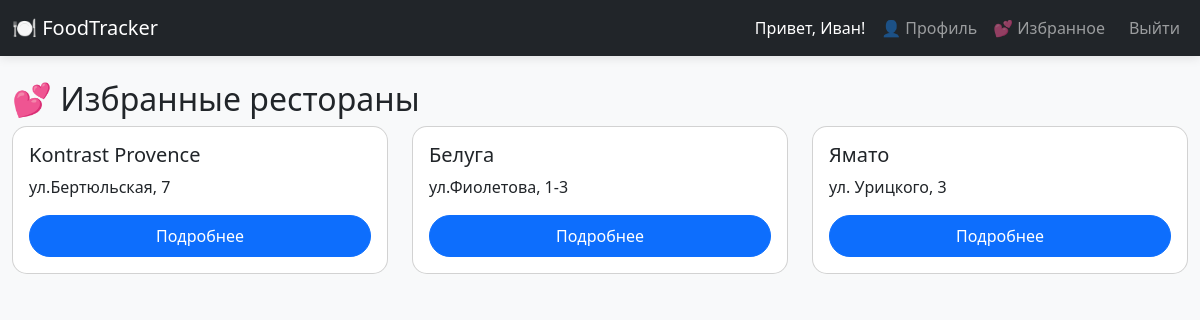
Screenshot of /favourites.php (signed in) with the database file from the repository.
### tables this page shows
CREATE TABLE `places` (
  `id` int(11) NOT NULL,
  `name` varchar(150) NOT NULL,
  `address` varchar(255) DEFAULT NULL,
  `cuisine_type` varchar(50) DEFAULT NULL
);

### favourites.php (called while the page is built, shortened)
<?php
require 'config.php';
require 'Models/models.php';
$favourites = getFavouritesByUserId($pdo, $_SESSION['user_id']);
include 'views/favourites.view.php';
?>

### Models/models.php (called while the page is built, shortened)
<?php
function getFavouritesByUserId($pdo, $user_id) {
    $sql = "SELECT places.id, places.name, places.address, places.cuisine_type
            FROM places
            JOIN favourites ON places.id = favourites.place_id
            WHERE favourites.user_id = :user_id
            ORDER BY places.name";
    $stmt = $pdo->prepare($sql);
    $stmt->execute(['user_id' => $user_id]);
    return $stmt->fetchAll();
}
?>

### views/favourites.view.php (the view, shortened to what this page needs)
<!DOCTYPE html>
<html lang="en">
<head>
    <link href="https://cdn.jsdelivr.net/npm/bootstrap@5.3.0/dist/css/bootstrap.min.css" rel="stylesheet">
    <link href="css/style.css" rel="stylesheet">
</head>
<body class="bg-light">
<nav class="navbar navbar-expand-lg navbar-dark bg-dark">
    <div class="container">
        <a class="navbar-brand" href="index.php">🍽️ FoodTracker</a>
        <div class="navbar-nav ms-auto">
            <span class="nav-link text-white">Привет, <?php echo $_SESSION['user_name']; ?>!</span>
            <a class="nav-link" href="profile.php">👤 Профиль</a>
            <a class="nav-link" href="favourites.php">💕 Избранное</a>
            <a class="nav-link btn btn-outline-danger btn-sm ms-2" href="logout.php">Выйти</a>
        </div>
    </div>
</nav>
<div class="container py-4">
    <h2>💕 Избранные рестораны</h2>
    <div class="row">
        <?php if (count($favourites) > 0): ?>
            <?php foreach ($favourites as $place): ?>
            <div class="col-md-4 mb-3">
                <div class="card">
                    <div class="card-body">
                        <h5><?php echo $place['name']; ?></h5>
                        <p><?php echo $place['address']; ?></p>
                        <a href="restaurant.php?id=<?php echo $place['id']; ?>" class="btn btn-primary w-100">Подробнее</a>
                    </div>
                </div>
            </div>
            <?php endforeach; ?>
        <?php else: ?>
            <div class="alert alert-info">У вас пока нет избранных ресторанов</div>
        <?php endif; ?>
    </div>
</div>
</body>
</html>

### css/style.css (style rules this page uses)
body { background-color: #f5f5f5; font-family: 'Segoe UI', Tahoma, Geneva, Verdana, sans-serif; }
.card { border-radius: 15px; transition: transform 0.2s; }
.btn { border-radius: 25px; padding: 8px 20px; }
.navbar { box-shadow: 0 2px 10px rgba(0,0,0,0.1); }
.container { max-width: 1200px; }

### rows the page displays
places: name "Kontrast Provence", address "ул.Бертюльская, 7"
places: name "Белуга", address "ул.Фиолетова, 1-3"
places: name "Ямато", address "ул. Урицкого, 3"

### other values shown
$_SESSION['user_name'] "Иван"
